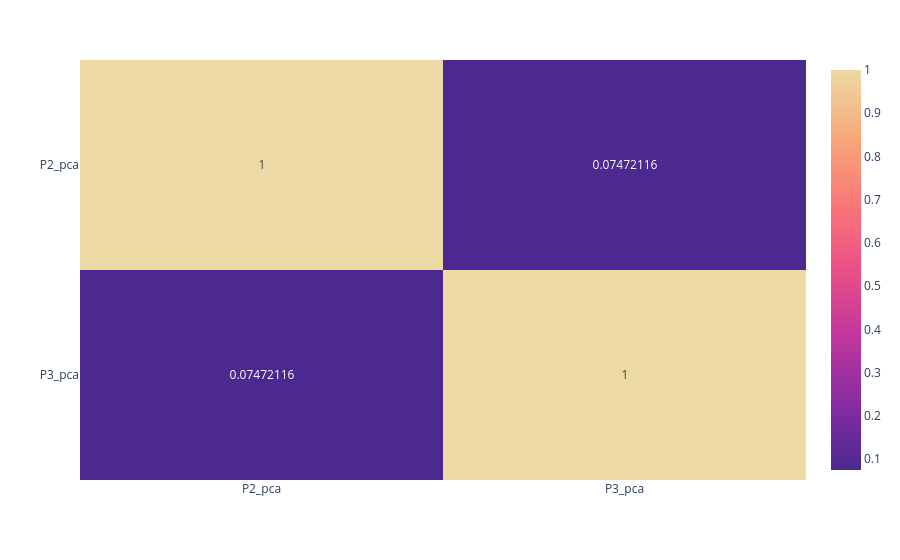

Source (notebook cell):
### Code cell
fig_corr

### Figure 1 — Plotly figure (JSON) as saved in the notebook; plotly's stock layout.template omitted (floating-point values rounded to 4 significant figures)
{"data": [{"coloraxis": "coloraxis", "hovertemplate": "x: %{x}<br>y: %{y}<br>color: %{z}<extra></extra>", "name": "0", "texttemplate": "%{z}", "type": "heatmap", "x": ["P2_pca", "P3_pca"], "xaxis": "x", "y": ["P2_pca", "P3_pca"], "yaxis": "y", "z": [[1.0, 0.07472], [0.07472, 1.0]]}], "layout": {"coloraxis": {"colorscale": [[0, "rgb(75, 41, 145)"], [0.1667, "rgb(135, 44, 162)"], [0.3333, "rgb(192, 54, 157)"], [0.5, "rgb(234, 79, 136)"], [0.6667, "rgb(250, 120, 118)"], [0.8333, "rgb(246, 169, 122)"], [1, "rgb(237, 217, 163)"]]}, "margin": {"t": 60}, "xaxis": {"anchor": "y", "domain": [0, 1]}, "yaxis": {"anchor": "x", "autorange": "reversed", "domain": [0, 1]}}}
